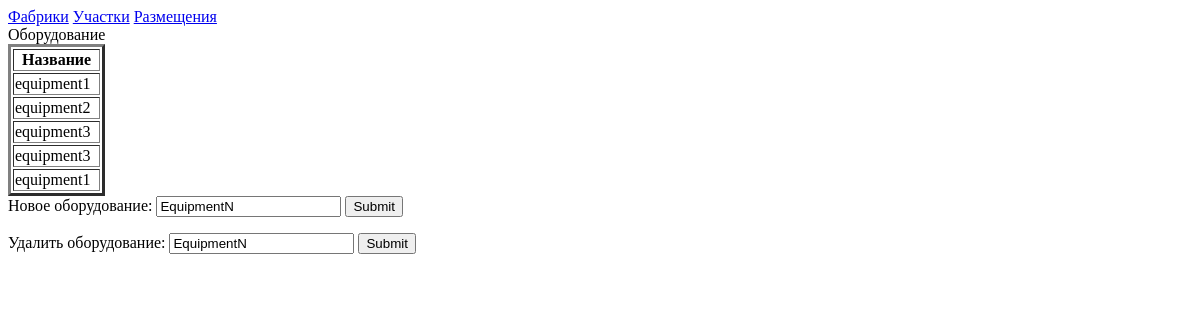
Before: /equipment/ with the older database file.
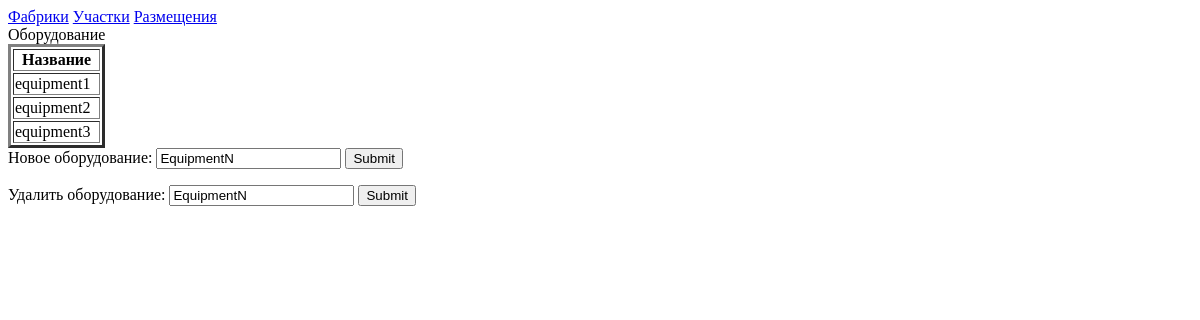
After: the same page with the newer database file.
### tables this page shows
CREATE TABLE equipment (
  id INTEGER PRIMARY KEY AUTOINCREMENT,
  name VARCHAR(255) NOT NULL
);

### mytask.py (the view)
@app.route('/equipment/', methods=['GET', 'POST'])
def equipment():
    data = []
    with dbi.engine.connect() as connection:
        result = connection.execute(select(dbi.equipment_table))
        for row in result:
          data.append(dict(id = row[0], name = row[1]))
    return render_template('equipment.html', items=data)

### db.py (called while the page is built)
@event.listens_for(Engine, "connect")
def _set_sqlite_pragma(dbapi_connection, connection_record):
    if isinstance(dbapi_connection, SQLite3Connection):
        cursor = dbapi_connection.cursor()
        cursor.execute("PRAGMA foreign_keys=ON;")
        cursor.close()

### templates/equipment.html (shortened to what this page needs)
<html>
    <body>
        <a href="/factories">Фабрики</a>
        <a href="/sites">Участки</a>
        <a href="/placements">Размещения</a>
        <table border="3">
            <caption>Оборудование</caption>
            <tr>
                <th>Название</th>
            </tr>
            {% for item in items %}
               <tr><td>{{ item.name }}</td></tr>
            {% endfor %}
        </table>
        <form method="POST" action="create">
            Новое оборудование: <input type="text" name="equipment_name", value="EquipmentN">
            <input type="submit" value="Submit">
        </form>
        <form method="POST" action="delete">
            Удалить оборудование: <input type="text" name="equipment_name", value="EquipmentN">
            <input type="submit" value="Submit">
        </form>
    </body>
</html>

Changed rows visible on the page:
removed equipment: name "equipment3"
removed equipment: name "equipment1"
